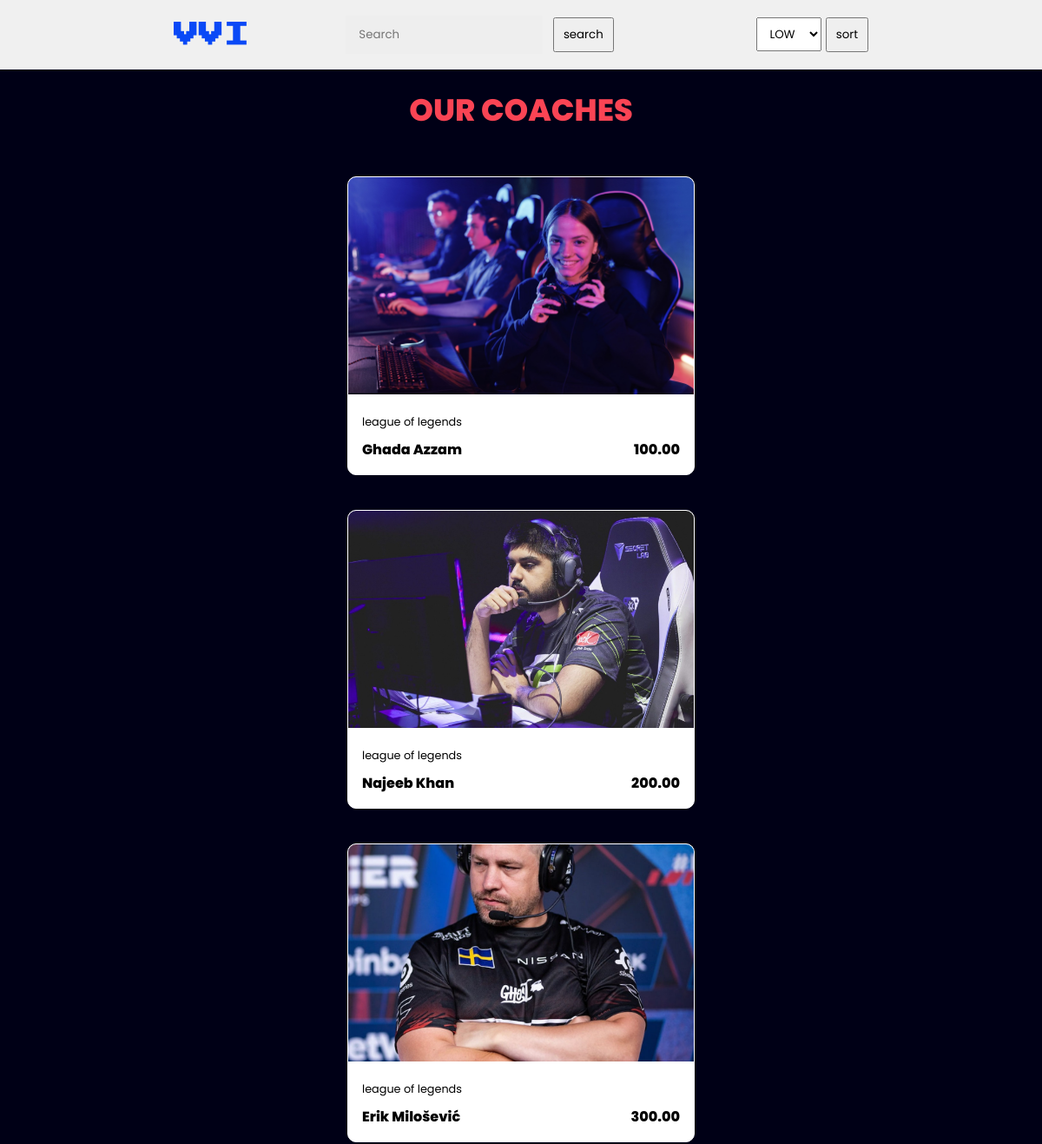
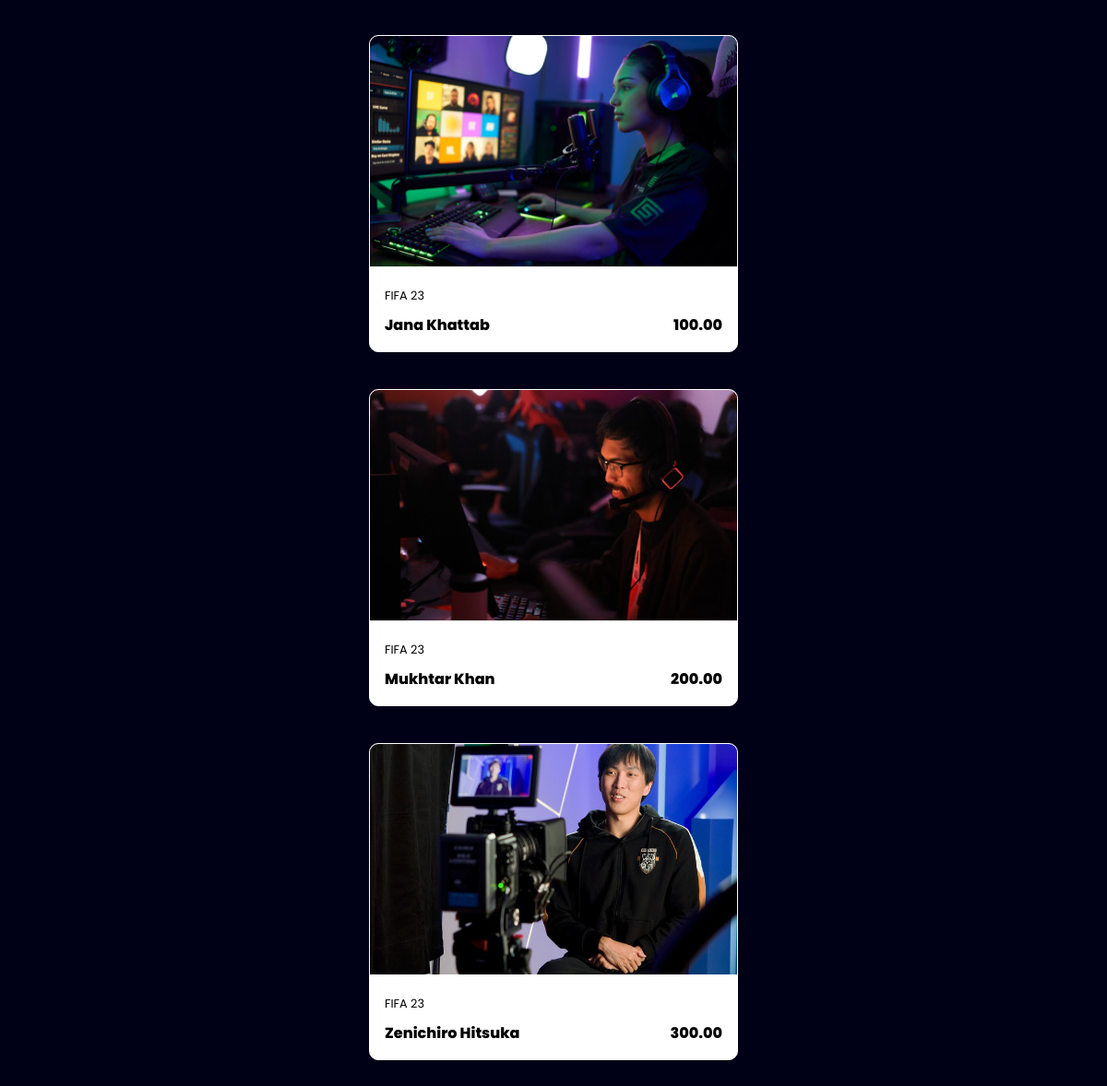
Page /vvi.php?type=coaches on the committed database (2 pictures, top to bottom).
### tables this page shows
CREATE TABLE `coaches` (
  `id` int(11) NOT NULL,
  `Name` varchar(50) NOT NULL,
  `Role` varchar(50) NOT NULL,
  `Description` varchar(150) NOT NULL,
  `LongDescription` varchar(3000) NOT NULL,
  `Price` decimal(9,2) NOT NULL,
  `img` varchar(50) NOT NULL
);

### vvi.php (the view, shortened to what this page needs)
<?php
include 'Connection.php';
$type = $_GET['type'];
$myquery = "SELECT * FROM `$type`";
$result = mysqli_query($con, $myquery);
?>
<!DOCTYPE html>
<html lang="en">
<head>
  <link rel="stylesheet" href="https://cdnjs.cloudflare.com/ajax/libs/font-awesome/6.1.1/css/all.min.css" />
  <link href="css/style.css" rel="stylesheet" />
</head>
<body>
  <header class>
    <a href="index.php" class="logo">VVI</a>
    <form method="post">
      <div>
        <input type="text" class="srcc" name="src" placeholder="Search">
        <button class="spage-btn" name="btnSearch" type="submit">search</button>
      </div>
    </form>
    <form method="post">
      <nav class="navigation">
        <select name="sort">
          <option value="low">LOW</option>
        </select>
        <button class="spage-btn" name="btnSort" type="submit">sort</button>
    </form>
  </header>
  <section class="product">
    <h2 class="title">Our <?php echo ($type)  ?></h2>
    <div class="content">
      <?php
      while ($row = mysqli_fetch_array($result)) {
      ?>
        <div class="product-card" onclick="windo">
          <div class="product-image">
            <a href="productDetails.php?number=<?php echo ($row['id']) ?>&type=<?php echo ($type) ?>"><img src="productsImg/<?php echo ($row['img']) ?>" /></a>
          </div>
          <div class="product-info">
            <p class="product-category">
              <?php if ($type == "coaches") {
                echo ($row['Role']);
              } else {
                echo ($row['Category']);
              } ?>
            </p>
            <strong class="product-title">
              <div><?php echo $row['Name'] ?></div>
              <div href="" class="more-details"><?php echo $row['Price'] ?></div>
            </strong>
          </div>
        </div>
      <?php  }  ?>
    </div>
  </section>
</body>
</html>

### css/style.css (style rules this page uses)
* { font-family: "Poppins", sans-serif; margin: 0; padding: 0; box-sizing: border-box; scroll-behavior: smooth; }
:root { --primary-color: #0a49f6; --main-color: #0a49f6; --sec-color: #fa4454; --th-color: #0a49f6; --arcade: "Press Start 2P", cursive; --transparent-color: rgb(15 116 143 / 70%); --section-padding: 100px; }
header { background-color: #f0f0f0; width: 100%; position: fixed; display: flex; justify-content: space-between; align-items: center; padding: 10px 200px; z-index: 999; }
.logo { text-decoration: none; color: var(--primary-color); text-transform: uppercase; font-weight: 700; font-size: 1.8em; font-family: var(--arcade); }
section { padding: 100px 200px; }
.title { display: flex; justify-content: center; color: var(--primary-color); font-size: 2.2em; font-weight: 800; margin-bottom: 30px; }
.content { display: flex; justify-content: center; flex-direction: row; flex-wrap: wrap; }
.product { background-color: #000016; min-height: 100vh; }
.product .content { margin-top: 30px; }
.product-card { background-color: #fff; border: 1px solid #fff; border-radius: 10px; min-height: 14em; width: 25em; overflow: hidden; margin: 20px; transition: 0.7s ease; }
.product-image img { width: 100%; height: 250px; object-fit: cover; }
.product-info { padding: 1em; }
.product-category { font-size: 0.8em; color: #000; }
.product-title { display: flex; justify-content: space-between; font-weight: 800; margin-top: 10px; }
.product .title { color: var(--sec-color); text-transform: uppercase; }
input { background-color: #eee; border: none; padding: 12px 15px; margin: 8px 10px; width: 40%; }
.srcc { background-color: #eee; border: none; padding: 12px 15px; margin: 8px 8px; width: 60%; }
.spage-btn { padding: 8px 10px; }
select { padding: 8px 10px; }

### rows in the picture
coaches: img (picture), Role "league of legends", Name "Ghada Azzam", Price "100.00"
coaches: img (picture), Role "league of legends", Name "Najeeb Khan", Price "200.00"
coaches: img (picture), Role "league of legends", Name "Erik Milošević", Price "300.00"
coaches: img (picture), Role "FIFA 23", Name "Jana Khattab", Price "100.00"
coaches: img (picture), Role "FIFA 23", Name "Mukhtar Khan", Price "200.00"
coaches: img (picture), Role "FIFA 23", Name "Zenichiro Hitsuka", Price "300.00"

### other values in the picture
$type "COACHES"
